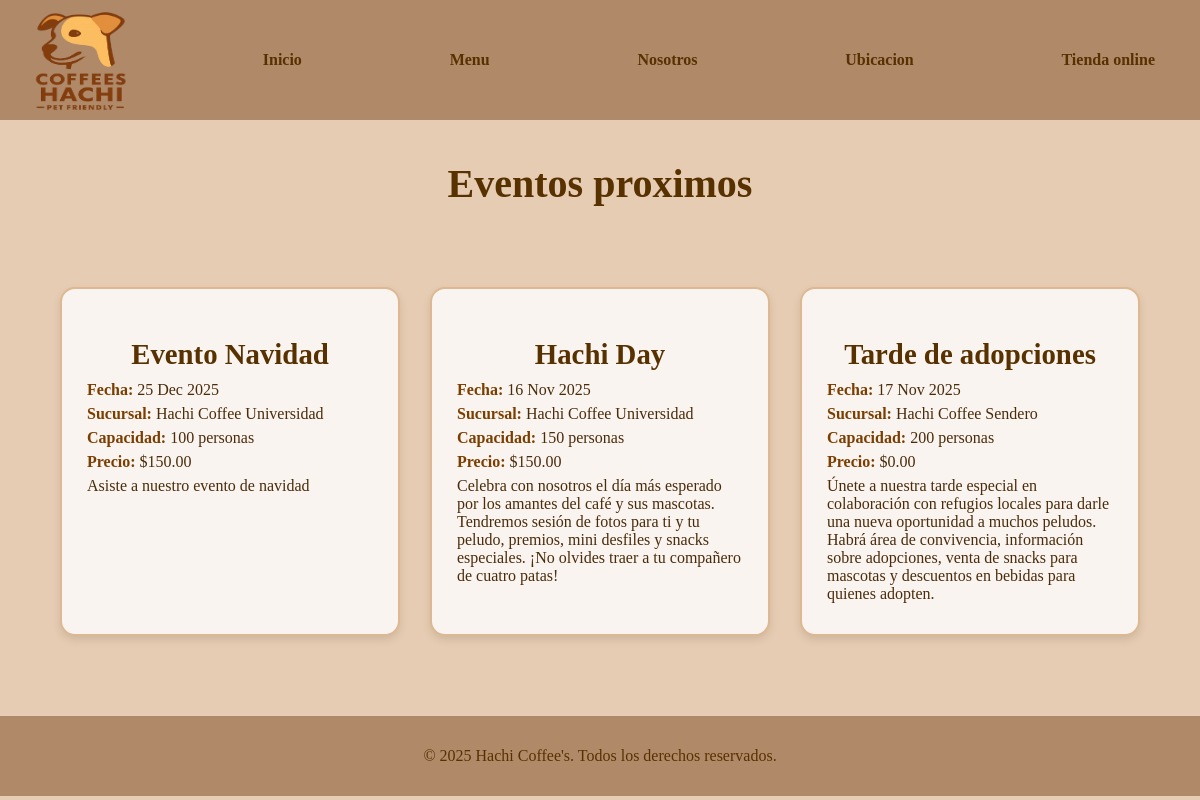
The page /eventos/ on the database its author committed.
### cafeteria/models.py (models this page shows, shortened)
class Evento(models.Model):
    titulo = models.CharField(max_length=200)
    descripcion = models.TextField(blank=True, null=True)
    fecha = models.DateField()
    hora_inicio = models.TimeField(blank=True, null=True)
    hora_fin = models.TimeField(blank=True, null=True)
    sucursal = models.ForeignKey(Sucursal, on_delete=models.SET_NULL, null=True, blank=True, related_name='eventos')
    capacidad = models.PositiveIntegerField(blank=True, null=True)
    precio = models.DecimalField(max_digits=8, decimal_places=2, default=0.00)

class Sucursal(models.Model):
    nombre = models.CharField(max_length=150)
    direccion = models.CharField(max_length=255)
    telefono = models.CharField(max_length=30, blank=True, null=True)
    correo = models.EmailField(blank=True, null=True)
    horario_apertura = models.CharField(max_length=100, blank=True, null=True)

### cafeteria/views.py (the view)
# urls.py: path('eventos/', views.eventos, name='eventos'),
def eventos(request):
    eventos = Evento.objects.all()
    return render(request, "eventos.html", {'eventos': eventos})

### pia/templates/eventos.html (shortened to what this page needs)
{% load static %}
<!DOCTYPE html>
<html lang="en">
<head>
    <link rel="stylesheet" href="{% static 'css/eventos.css' %}">
</head>
<body>
    <nav>
        <img src="{% static 'img/imagen_logo2.png' %}" alt="Logo" width="100" height="100">
        <a href="{%url 'index'%}"> Inicio</a>
        <a href="{%url 'menu'%}">Menu</a>
        <a href="{%url 'nosotros'%}">Nosotros</a>
        <a href="{%url 'ubicacion'%}">Ubicacion</a>
        <a href="{%url 'tienda_online'%}">Tienda online</a>
    </nav>
    <h1>Eventos proximos</h1>
<section class="eventos-container">
    {% if eventos %}
        {% for evento in eventos %}
        <article class="evento-item">
            <h2>{{ evento.titulo }}</h2>
                <p><strong>Fecha:</strong> {{ evento.fecha|date:"d M Y" }}</p>
                <p><strong>Sucursal:</strong> {{ evento.sucursal.nombre }}</p>
                <p><strong>Capacidad:</strong> {{ evento.capacidad }} personas</p>
                <p><strong>Precio:</strong> ${{ evento.precio }}</p>
                <p>{{ evento.descripcion }}</p>
        </article>
        {% endfor %}
    {% else %}
        <p>No hay eventos disponibles en este momento.</p>
    {% endif %}
</section>
    <footer>
        <p>© 2025 Hachi Coffee's. Todos los derechos reservados.</p>
    </footer>
</body>
</html>

### pia/static/css/eventos.css (style rules this page uses)
html, body { margin: 0; padding: 0; background-color: #e6ccb2; }
nav { background-color: #b08968; padding: 10px 30px; display: flex; align-items: center; justify-content: space-between; }
nav a { color: #583101; text-decoration: none; margin: 0 15px; font-weight: bold; transition: color 0.3s ease; }
.eventos-container { display: grid; grid-template-columns: repeat(auto-fit, minmax(300px, 1fr)); gap: 30px; margin: 60px auto; padding: 20px; width: 90%; max-width: 1200px; }
.evento-item { background-color: #f9f4ef; border: 2px solid #ddb892; border-radius: 15px; padding: 25px; box-shadow: 0 4px 8px rgba(0,0,0,0.1); transition: transform 0.3s ease, box-shadow 0.3s ease; }
.evento-item h2 { text-align: center; font-size: 1.8rem; color: #583101; margin-bottom: 10px; }
.evento-item p { font-size: 1rem; color: #4a2c0a; margin: 6px 0; }
.evento-item strong { color: #7b3e00; }
h1 { text-align: center; font-size: 2.5rem; color: #583101; margin-top: 40px; }
footer { background-color: #b08968; color: #583101; text-align: center; padding: 15px 0; bottom: 0; width: 100%; }

### rows shown on the page
Evento: titulo "Evento Navidad", fecha "25 Dec 2025", sucursal.nombre "Hachi Coffee Universidad", capacidad "100", precio "150.00", descripcion "Asiste a nuestro evento de navidad"
Evento: titulo "Hachi Day", fecha "16 Nov 2025", sucursal.nombre "Hachi Coffee Universidad", capacidad "150", precio "150.00", descripcion "Celebra con nosotros el día más esperado por los amantes del café y sus mascotas. Tendremos sesión de fotos para ti y tu peludo, premios, mini desfiles y snacks especiales. ¡No olvides traer a tu compañero de cuatro patas!"
Evento: titulo "Tarde de adopciones", fecha "17 Nov 2025", sucursal.nombre "Hachi Coffee Sendero", capacidad "200", precio "0.00", descripcion "Únete a nuestra tarde especial en colaboración con refugios locales para darle una nueva oportunidad a muchos peludos. Habrá área de convivencia, información sobre adopciones, venta de snacks para mascotas y descuentos en bebidas para quienes adopten."
